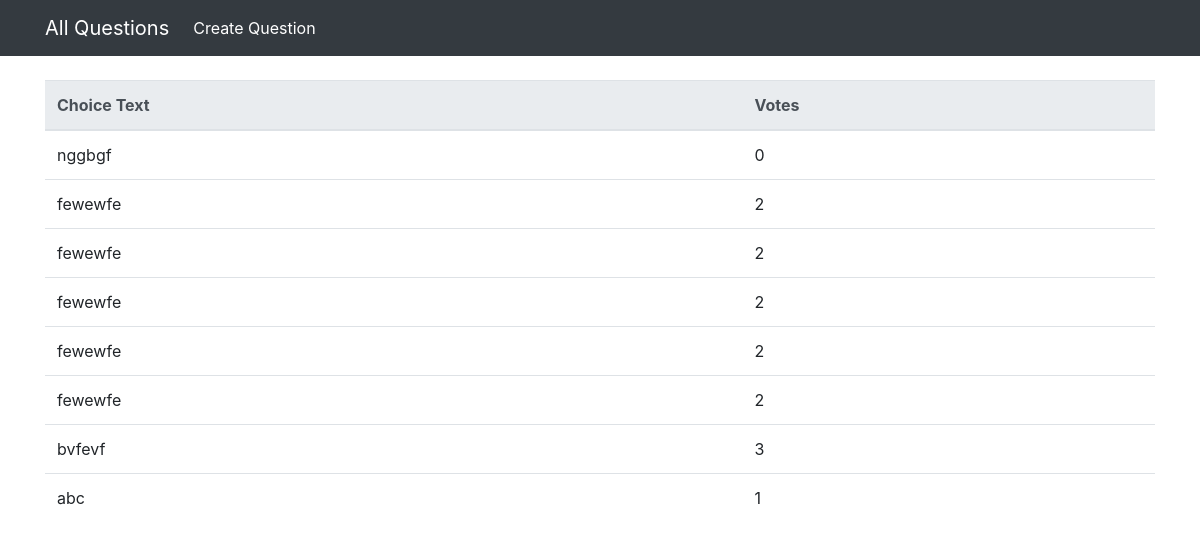
/choice/1/list, run on the app's committed database.
### polls/models.py (models this page shows)
class Choice(models.Model):
    question = models.ForeignKey(Question, on_delete=models.CASCADE)
    choice_text = models.CharField(max_length=200)
    votes = models.IntegerField(default=0)

### polls/views.py (the view)
# urls.py: path('choice/<int:pk>/list', views.Listchoice, name='list_choice')
def Listchoice(request, pk):
    print(pk)
    question = Question.objects.get(pk=pk)
    return render(request, 'index_choice.html', {'question': question})

### templates/index_choice.html
{% extends "__base.html" %} {% block container %}
<table class="table">
  <tr>
    <thead class="thead-light">
      <tr>
        <th scope="col">Choice Text</th>
        <th scope="col">Votes</th>
      </tr>
    </thead>
    <tbody>
      {% for choice in question.choice_set.all %}
      <tr>
        <td>{{choice.choice_text}}</td>
        <td>{{choice.votes}}</td>
      </tr>
      {% endfor %}
    </tbody>
  </tr>
</table>
 {% endblock %}

### templates/__base.html (shortened to what this page needs)
{% load static %}
<!DOCTYPE html>
<html>
<head>
  {% block css %}
  <link rel="stylesheet" href="https://stackpath.bootstrapcdn.com/bootstrap/4.3.1/css/bootstrap.min.css">
  {% endblock %}
</head>
<body>
  {% block navbar %}
  <nav class="navbar navbar-expand-lg navbar-dark bg-dark">
    <div class="container">
      <a class="navbar-brand" href="{% url 'quest_list' %}">All Questions</a>
      <div class="collapse navbar-collapse" id="navbarSupportedContent">
        <ul class="navbar-nav mr-auto">
          <li class="nav-item active">
            <a class="nav-link" href="{% url 'quest_create' %}">Create Question</a>
          </li>
        </ul>
      </div>
    </div>
  </nav>
  {% endblock %}
  <div class="container mt-4">
  {% block container %}
  {% endblock %}
  </div>
</body>
</html>

### data on the page
Choice: choice_text "nggbgf", votes "0"
Choice: choice_text "fewewfe", votes "2"
Choice: choice_text "fewewfe", votes "2"
Choice: choice_text "fewewfe", votes "2"
Choice: choice_text "fewewfe", votes "2"
Choice: choice_text "fewewfe", votes "2"
Choice: choice_text "bvfevf", votes "3"
Choice: choice_text "abc", votes "1"
